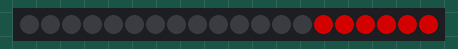
Simulated run of this program. Board: BBC micro:bit (MakeCode). Parts: 20 RGB LEDs in strip order, left to right. Dim RGB values are drawn brighter than linear.

Above: at 0.1 s.
At 2.1 s:
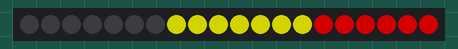
At 2.6 s:
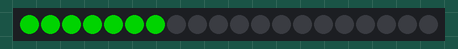
At 4.1 s:
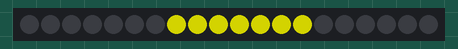

Measured:
- by itself, everything shown: repeats every 4.5 s, in 5 steps
- what the display in image 1 shows lasts 0.5 s, from 2.0 s to 2.5 s
- what the display in image 2 shows lasts 1.5 s, from 2.5 s to 4.0 s

The program:

main.ts
```typescript
/**
 * Ampelfunktion von einer Ampel
 */
let LEDBAND1 = neopixel.create(DigitalPin.P0, 20, NeoPixelMode.RGB)
/**
 * Ausgabe rot ab LEDNummer 14 bis 19 Der Streifen hat 20 LEDs, also 0 bis 19
 */
/**
 * Ausgabe gelb an den LEDs 7 bis 13 (7Stück)
 */
/**
 * Den Streifen löschen  ->Rot und Gelb wird ausgeschaltet
 */
/**
 * Grün auf den LEDs 0 bis 6 anzeigen (7 Stück)
 */
/**
 * Grün ausschalten
 */
/**
 * Gelb anzeigen
 */
/**
 * Gelb ausschalten
 */
basic.forever(function () {
    for (let xLED = 0; xLED <= 5; xLED++) {
        LEDBAND1.setPixelColor(xLED + 14, neopixel.colors(NeoPixelColors.Red))
        LEDBAND1.show()
    }
    basic.pause(2000)
    for (let xLED = 0; xLED <= 6; xLED++) {
        LEDBAND1.setPixelColor(xLED + 7, neopixel.colors(NeoPixelColors.Yellow))
        LEDBAND1.show()
    }
    basic.pause(500)
    LEDBAND1.clear()
    LEDBAND1.show()
    for (let xLED = 0; xLED <= 6; xLED++) {
        LEDBAND1.setPixelColor(xLED + 0, neopixel.colors(NeoPixelColors.Green))
        LEDBAND1.show()
    }
    basic.pause(1500)
    LEDBAND1.clear()
    LEDBAND1.show()
    for (let xLED = 0; xLED <= 6; xLED++) {
        LEDBAND1.setPixelColor(xLED + 7, neopixel.colors(NeoPixelColors.Yellow))
        LEDBAND1.show()
    }
    basic.pause(500)
    LEDBAND1.clear()
    LEDBAND1.show()
})
```

test.ts
```typescript
// Hier kann man Tests durchführen; diese Datei wird nicht kompiliert, wenn dieses Paket als Erweiterung verwendet wird.
```
